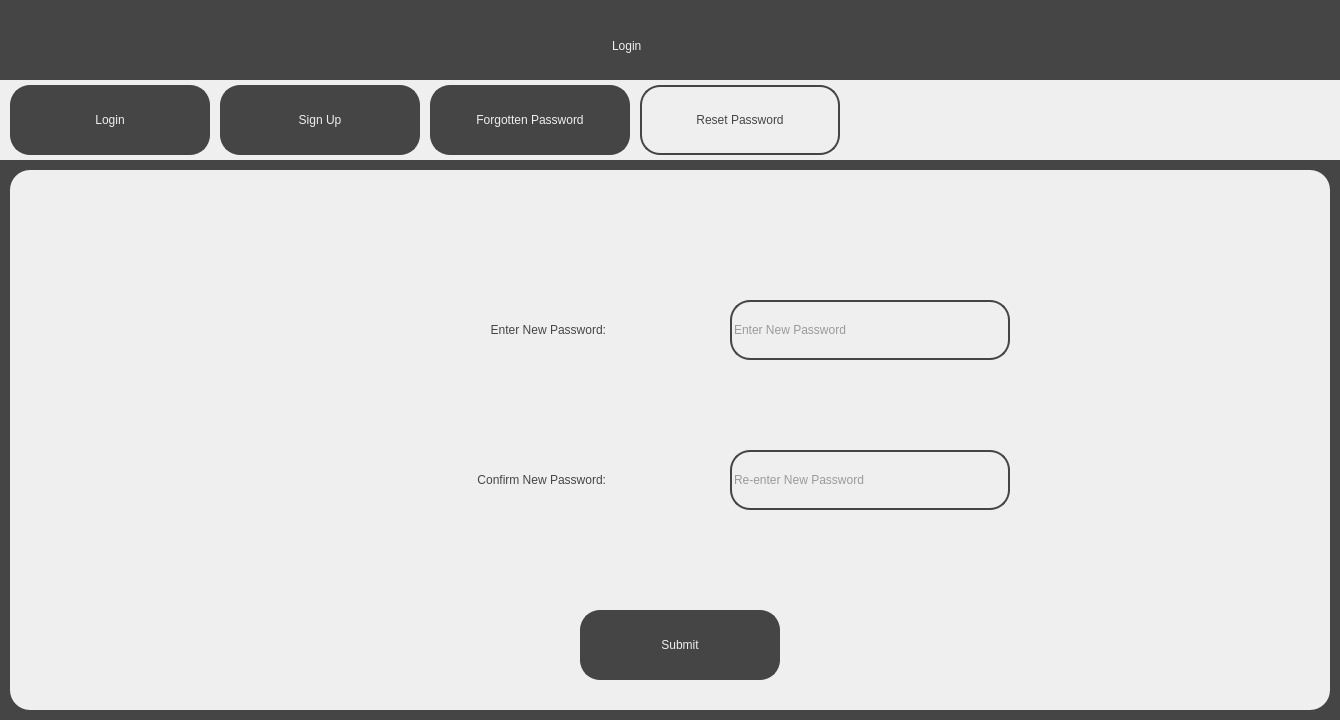
<?xml version="1.0" encoding="UTF-8"?>
<ui version="4.0">
 <class>ResetPassword2Screen</class>
 <widget class="QDialog" name="ResetPassword2Screen">
  <property name="geometry">
   <rect>
    <x>0</x>
    <y>0</y>
    <width>1340</width>
    <height>720</height>
   </rect>
  </property>
  <property name="windowTitle">
   <string>Visualising the Riemann Hypothesis - Reset Password</string>
  </property>
  <property name="sizeGripEnabled">
   <bool>false</bool>
  </property>
  <widget class="QWidget" name="widget" native="true">
   <property name="geometry">
    <rect>
     <x>0</x>
     <y>0</y>
     <width>1340</width>
     <height>720</height>
    </rect>
   </property>
   <property name="styleSheet">
    <string notr="true">background-color: rgb(69, 69, 69);</string>
   </property>
   <widget class="QLabel" name="Title">
    <property name="geometry">
     <rect>
      <x>612</x>
      <y>20</y>
      <width>116</width>
      <height>51</height>
     </rect>
    </property>
    <property name="styleSheet">
     <string notr="true">font: 36pt &quot;Sans Serif&quot;; color:rgb(239, 239, 239)</string>
    </property>
    <property name="text">
     <string>Login</string>
    </property>
   </widget>
   <widget class="QWidget" name="TabBar" native="true">
    <property name="geometry">
     <rect>
      <x>0</x>
      <y>80</y>
      <width>1340</width>
      <height>80</height>
     </rect>
    </property>
    <property name="styleSheet">
     <string notr="true">background-color: rgb(239, 239, 239);</string>
    </property>
    <widget class="QPushButton" name="LoginTab">
     <property name="geometry">
      <rect>
       <x>10</x>
       <y>5</y>
       <width>200</width>
       <height>70</height>
      </rect>
     </property>
     <property name="cursor">
      <cursorShape>ArrowCursor</cursorShape>
     </property>
     <property name="styleSheet">
      <string notr="true">border: 2px solid;
border-radius: 20px;
border-color:rgb(69, 69, 69);
background-color: rgb(69, 69, 69);
font: 36pt &quot;Sans Serif&quot;; color:rgb(239, 239, 239);
</string>
     </property>
     <property name="text">
      <string>Login</string>
     </property>
    </widget>
    <widget class="QPushButton" name="SignUpTab">
     <property name="geometry">
      <rect>
       <x>220</x>
       <y>5</y>
       <width>200</width>
       <height>70</height>
      </rect>
     </property>
     <property name="cursor">
      <cursorShape>ArrowCursor</cursorShape>
     </property>
     <property name="styleSheet">
      <string notr="true">border: 2px solid;
border-radius: 20px;
border-color:rgb(69, 69, 69);
background-color: rgb(69, 69, 69);
font: 36pt &quot;Sans Serif&quot;; color:rgb(239, 239, 239);
</string>
     </property>
     <property name="text">
      <string>Sign Up</string>
     </property>
    </widget>
    <widget class="QPushButton" name="ForgottenPasswordTab">
     <property name="geometry">
      <rect>
       <x>430</x>
       <y>5</y>
       <width>200</width>
       <height>70</height>
      </rect>
     </property>
     <property name="cursor">
      <cursorShape>ArrowCursor</cursorShape>
     </property>
     <property name="styleSheet">
      <string notr="true">border: 2px solid;
border-radius: 20px;
border-color:rgb(69, 69, 69);
background-color: rgb(69, 69, 69);
font: 12pt &quot;Sans Serif&quot;; color:rgb(239, 239, 239);
</string>
     </property>
     <property name="text">
      <string>Forgotten Password</string>
     </property>
    </widget>
    <widget class="QPushButton" name="ResetPasswordTab">
     <property name="geometry">
      <rect>
       <x>640</x>
       <y>5</y>
       <width>200</width>
       <height>70</height>
      </rect>
     </property>
     <property name="cursor">
      <cursorShape>ArrowCursor</cursorShape>
     </property>
     <property name="styleSheet">
      <string notr="true">border: 2px solid;
border-radius: 20px;
border-color:rgb(69, 69, 69);
background-color: rgb(239, 239, 239);
font: 20pt &quot;Sans Serif&quot;; color:rgb(69, 69, 69);
</string>
     </property>
     <property name="text">
      <string>Reset Password</string>
     </property>
    </widget>
   </widget>
   <widget class="QWidget" name="MainWidget" native="true">
    <property name="geometry">
     <rect>
      <x>10</x>
      <y>170</y>
      <width>1320</width>
      <height>540</height>
     </rect>
    </property>
    <property name="styleSheet">
     <string notr="true">background-color: rgb(239, 239, 239);
border-radius: 20px;</string>
    </property>
    <widget class="QLabel" name="PasswordText">
     <property name="geometry">
      <rect>
       <x>260</x>
       <y>130</y>
       <width>341</width>
       <height>61</height>
      </rect>
     </property>
     <property name="styleSheet">
      <string notr="true">font: 25pt &quot;Sans Serif&quot;; color:rgb(69, 69, 69);
background-color: rgb(239, 239, 239); padding: 5px;</string>
     </property>
     <property name="text">
      <string>&lt;html&gt;&lt;head/&gt;&lt;body&gt;&lt;p align=&quot;right&quot;&gt;Enter New Password:&lt;/p&gt;&lt;/body&gt;&lt;/html&gt;</string>
     </property>
    </widget>
    <widget class="QLabel" name="ConfirmPasswordText">
     <property name="geometry">
      <rect>
       <x>210</x>
       <y>280</y>
       <width>391</width>
       <height>61</height>
      </rect>
     </property>
     <property name="styleSheet">
      <string notr="true">font: 25pt &quot;Sans Serif&quot;; color:rgb(69, 69, 69);
background-color: rgb(239, 239, 239); padding: 5px;</string>
     </property>
     <property name="text">
      <string>&lt;html&gt;&lt;head/&gt;&lt;body&gt;&lt;p align=&quot;right&quot;&gt;Confirm New Password:&lt;/p&gt;&lt;/body&gt;&lt;/html&gt;</string>
     </property>
    </widget>
    <widget class="QLineEdit" name="PasswordInput">
     <property name="geometry">
      <rect>
       <x>720</x>
       <y>130</y>
       <width>280</width>
       <height>60</height>
      </rect>
     </property>
     <property name="styleSheet">
      <string notr="true">background-color: rgb(239, 239, 239);
color: rgb(69, 69, 69);
font: 18pt &quot;Sans Serif&quot;;
border: 2px solid;
border-radius: 20px;
border-color:rgb(69, 69, 69);</string>
     </property>
     <property name="text">
      <string/>
     </property>
     <property name="echoMode">
      <enum>QLineEdit::Password</enum>
     </property>
     <property name="cursorPosition">
      <number>0</number>
     </property>
     <property name="placeholderText">
      <string>Enter New Password</string>
     </property>
    </widget>
    <widget class="QLineEdit" name="ConfirmPasswordInput">
     <property name="geometry">
      <rect>
       <x>720</x>
       <y>280</y>
       <width>280</width>
       <height>60</height>
      </rect>
     </property>
     <property name="styleSheet">
      <string notr="true">background-color: rgb(239, 239, 239);
color: rgb(69, 69, 69);
font: 18pt &quot;Sans Serif&quot;;
border: 2px solid;
border-radius: 20px;
border-color:rgb(69, 69, 69);</string>
     </property>
     <property name="text">
      <string/>
     </property>
     <property name="echoMode">
      <enum>QLineEdit::Password</enum>
     </property>
     <property name="cursorPosition">
      <number>0</number>
     </property>
     <property name="placeholderText">
      <string>Re-enter New Password</string>
     </property>
    </widget>
    <widget class="QPushButton" name="SubmitButton">
     <property name="geometry">
      <rect>
       <x>570</x>
       <y>440</y>
       <width>200</width>
       <height>70</height>
      </rect>
     </property>
     <property name="cursor">
      <cursorShape>PointingHandCursor</cursorShape>
     </property>
     <property name="styleSheet">
      <string notr="true">border: 2px solid;
border-radius: 20px;
border-color:rgb(69, 69, 69);
background-color: rgb(69, 69, 69);
font: 36pt &quot;Sans Serif&quot;; color:rgb(239, 239, 239);
</string>
     </property>
     <property name="text">
      <string>Submit</string>
     </property>
    </widget>
   </widget>
  </widget>
 </widget>
 <resources/>
 <connections/>
</ui>
